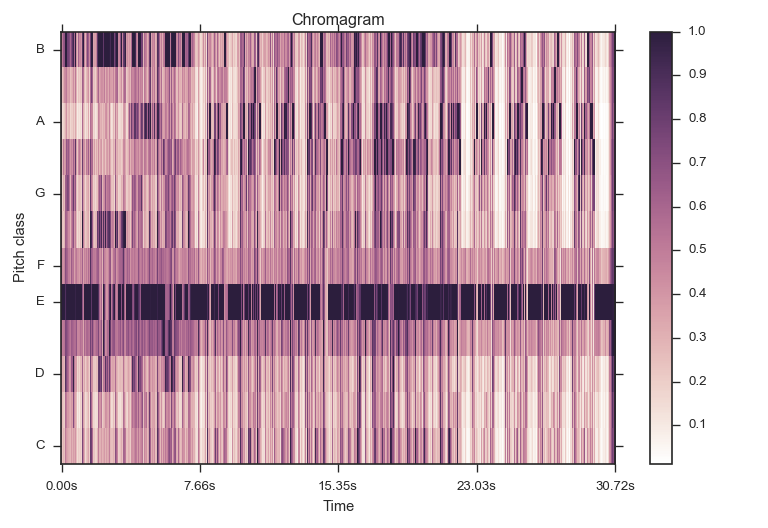

Write the Python code that produced this figure.
y, sr = librosa.load(librosa.util.example_audio_file())
librosa.feature.chroma_stft(y=y, sr=sr)
# array([[ 0.974,  0.881, ...,  0.925,  1.   ],
# [ 1.   ,  0.841, ...,  0.882,  0.878],
# ...,
# [ 0.658,  0.985, ...,  0.878,  0.764],
# [ 0.969,  0.92 , ...,  0.974,  0.915]])

# Use a pre-computed spectrogram with a larger frame

S = np.abs(librosa.stft(y, n_fft=4096))
chroma = librosa.feature.chroma_stft(S=S, sr=sr)
chroma
# array([[ 0.685,  0.477, ...,  0.961,  0.986],
# [ 0.674,  0.452, ...,  0.952,  0.926],
# ...,
# [ 0.844,  0.575, ...,  0.934,  0.869],
# [ 0.793,  0.663, ...,  0.964,  0.972]])

import matplotlib.pyplot as plt
librosa.display.specshow(chroma, y_axis='chroma', x_axis='time')
plt.colorbar()
plt.title('Chromagram')
plt.tight_layout()
